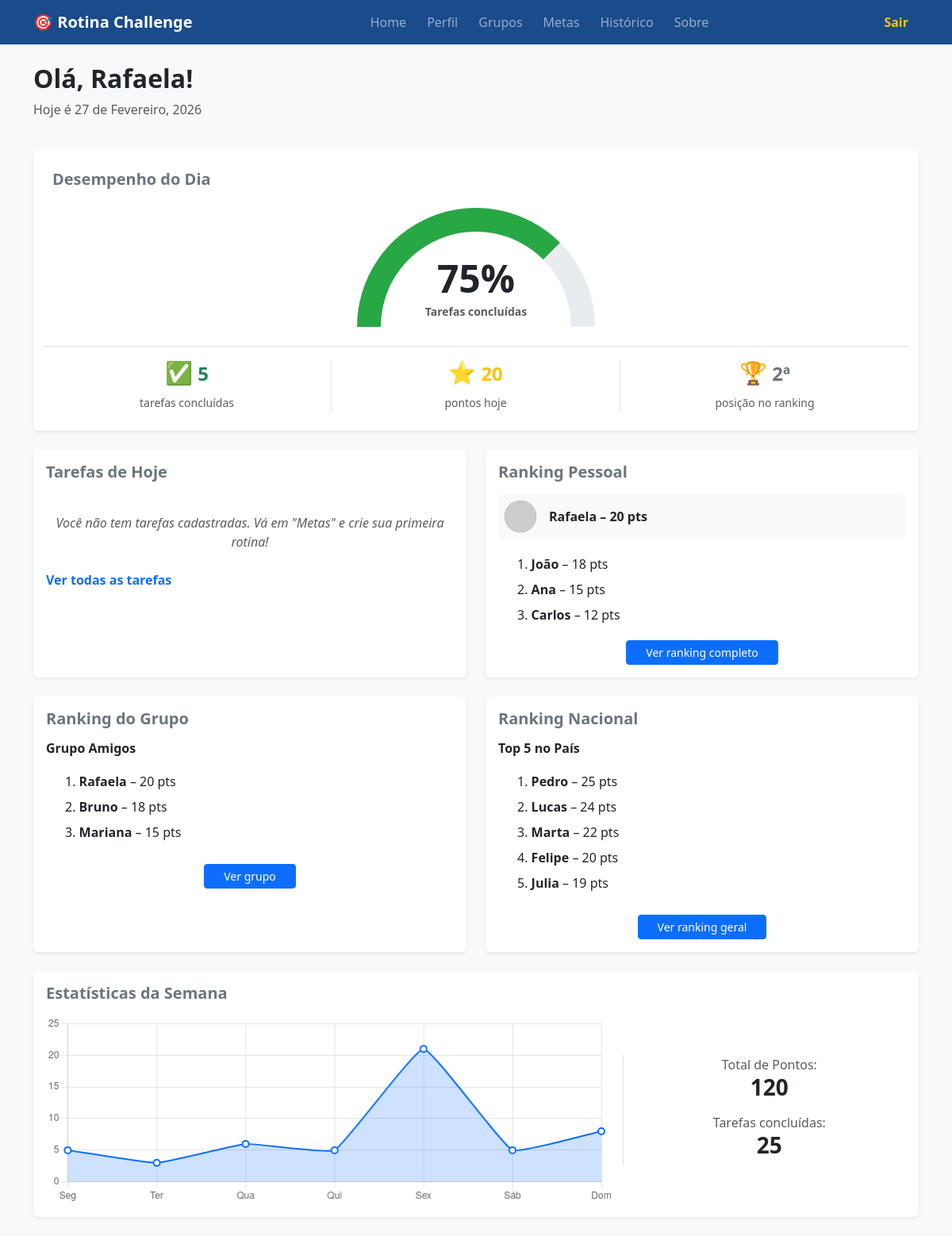
Page /dashboard/ (signed in) on the earlier database version.
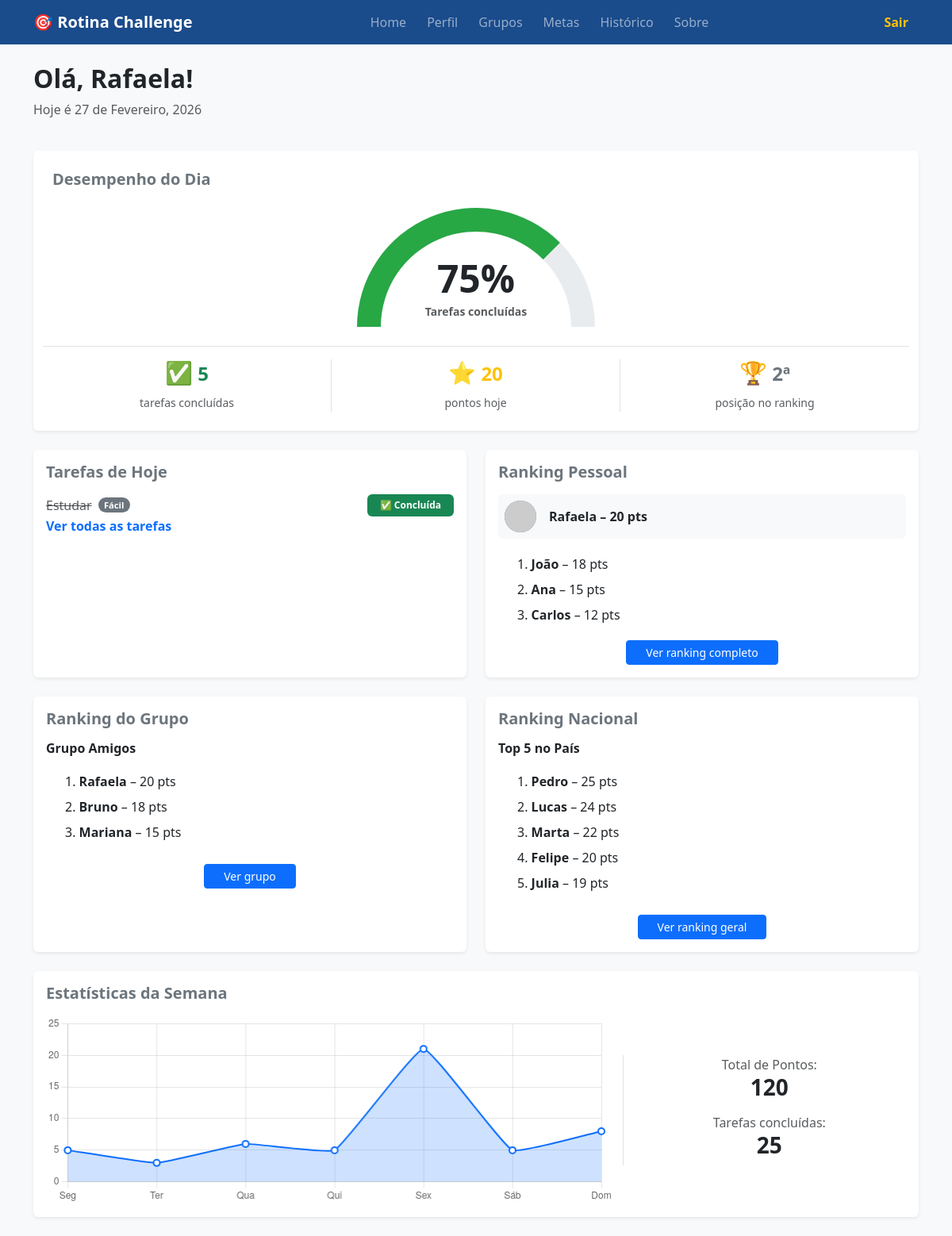
Same page on the later database version.
### routines/models.py (models this page shows, shortened)
class Task(models.Model):
    DIFICULDADE_CHOICES = [
        ('F', 'Fácil'),
        ('M', 'Média'),
        ('D', 'Difícil'),
    ]
    titulo = models.CharField(max_length=150)
    descricao = models.TextField(blank=True, null=True)
    dificuldade = models.CharField(max_length=1, choices=DIFICULDADE_CHOICES, default='F')
    concluida = models.BooleanField(default=False)
    usuario = models.ForeignKey(User, on_delete=models.CASCADE)
    data = models.DateField(auto_now_add=True)

### routines/views.py (the view)
# urls.py: path('dashboard/', dashboard_view, name='dashboard'),
@login_required(login_url='/login/')
def dashboard_view(request):
    tarefas_do_usuario = Task.objects.filter(usuario=request.user)
    context = {
        'tarefas': tarefas_do_usuario
    }
    return render(request, 'dashboard.html', context)

### templates/dashboard.html (shortened to what this page needs)
{% extends 'base.html' %}
{% block content %}
<div class="row mb-4 mt-3">
    <div class="col-12">
        <h2 class="fw-bold text-dark">Olá, Rafaela!</h2>
        <p class="text-muted">Hoje é 27 de Fevereiro, 2026</p>
    </div>
</div>
<div class="card shadow-sm border-0 mb-4">
    <div class="card-body p-4">
        <h5 class="card-title fw-bold mb-4 text-secondary">Desempenho do Dia</h5>
        <div class="row text-center mb-4">
            <div class="col-12 d-flex justify-content-center position-relative">
                <div style="width: 300px; height: 150px;">
                    <canvas id="donutChart"></canvas>
                </div>
                <div style="position: absolute; top: 60px; font-weight: bold;">
                    <h1 class="display-5 fw-bold mb-0">75%</h1>
                    <small class="text-muted">Tarefas concluídas</small>
                </div>
            </div>
        </div>
        <div class="row text-center mt-3 pt-3 border-top">
            <div class="col-4 border-end">
                <h4 class="fw-bold text-success"><span class="fs-3">✅</span> 5</h4>
                <span class="text-muted small">tarefas concluídas</span>
            </div>
            <div class="col-4 border-end">
                <h4 class="fw-bold text-warning"><span class="fs-3">⭐</span> 20</h4>
                <span class="text-muted small">pontos hoje</span>
            </div>
            <div class="col-4">
                <h4 class="fw-bold text-secondary"><span class="fs-3">🏆</span> 2ª</h4>
                <span class="text-muted small">posição no ranking</span>
            </div>
        </div>
    </div>
</div>
<div class="row">
    <div class="col-md-6 mb-4">
        <div class="card shadow-sm border-0 h-100">
            <div class="card-body">
                <h5 class="card-title fw-bold text-secondary mb-3">Tarefas de Hoje</h5>
{% for tarefa in tarefas %}
        <li class="list-group-item d-flex align-items-center border-0 px-0">
            <span class="{% if tarefa.concluida %}text-muted text-decoration-line-through{% else %}fw-medium{% endif %}">
                {{ tarefa.titulo }}
            </span>
            <span class="badge bg-secondary rounded-pill ms-2" style="font-size: 0.7em;">
                {{ tarefa.get_dificuldade_display }}
            </span>
            <div class="ms-auto">
                {% if tarefa.concluida %}
                    <span class="badge bg-success px-3 py-2">✅ Concluída</span>
                {% endif %}
            </div>
        </li>
    {% empty %}
        <li class="list-group-item border-0 px-0 text-center text-muted py-4">
            <em>Você não tem tarefas cadastradas. Vá em "Metas" e crie sua primeira rotina!</em>
        </li>
    {% endfor %}
                <a href="#" class="text-decoration-none fw-bold">Ver todas as tarefas</a>
            </div>
        </div>
    </div>
    <div class="col-md-6 mb-4">
        <div class="card shadow-sm border-0 h-100">
            <div class="card-body">
                <h5 class="card-title fw-bold text-secondary mb-3">Ranking Pessoal</h5>
                <div class="d-flex align-items-center p-2 mb-3 bg-light rounded">
                    <div class="bg-secondary rounded-circle me-3" style="width: 40px; height: 40px; overflow: hidden;">
                        <img src="https://ui-avatars.com/api/?name=Rafaela&background=0D8ABC&color=fff" alt="Avatar" width="100%">
                    </div>
                    <span class="fw-bold">Rafaela – 20 pts</span>
                </div>
                <ol class="list-group list-group-numbered list-group-flush mb-3 px-2">
                    <li class="list-group-item border-0 py-1"><strong>João</strong> – 18 pts</li>
                    <li class="list-group-item border-0 py-1"><strong>Ana</strong> – 15 pts</li>
                    <li class="list-group-item border-0 py-1"><strong>Carlos</strong> – 12 pts</li>
                </ol>
                <div class="text-center mt-auto">
                    <button class="btn btn-primary btn-sm px-4">Ver ranking completo</button>
                </div>
            </div>
        </div>
    </div>
</div>
<div class="row">
    <div class="col-md-6 mb-4">
        <div class="card shadow-sm border-0 h-100">
            <div class="card-body">
                <h5 class="card-title fw-bold text-secondary mb-3">Ranking do Grupo</h5>
                <h6 class="fw-bold mb-3">Grupo Amigos</h6>
                <ol class="list-group list-group-numbered list-group-flush mb-4 px-2">
                    <li class="list-group-item border-0 py-1"><strong>Rafaela</strong> – 20 pts</li>
                    <li class="list-group-item border-0 py-1"><strong>Bruno</strong> – 18 pts</li>
                    <li class="list-group-item border-0 py-1"><strong>Mariana</strong> – 15 pts</li>
                </ol>
                <div class="text-center mt-auto">
                    <button class="btn btn-primary btn-sm px-4">Ver grupo</button>
                </div>
            </div>
        </div>
    </div>
    <div class="col-md-6 mb-4">
        <div class="card shadow-sm border-0 h-100">
            <div class="card-body">
                <h5 class="card-title fw-bold text-secondary mb-3">Ranking Nacional</h5>
                <h6 class="fw-bold mb-3">Top 5 no País</h6>
                <ol class="list-group list-group-numbered list-group-flush mb-4 px-2">
                    <li class="list-group-item border-0 py-1"><strong>Pedro</strong> – 25 pts</li>
                    <li class="list-group-item border-0 py-1"><strong>Lucas</strong> – 24 pts</li>
                    <li class="list-group-item border-0 py-1"><strong>Marta</strong> – 22 pts</li>
                    <li class="list-group-item border-0 py-1"><strong>Felipe</strong> – 20 pts</li>
                    <li class="list-group-item border-0 py-1"><strong>Julia</strong> – 19 pts</li>
                </ol>
                <div class="text-center mt-auto">
                    <button class="btn btn-primary btn-sm px-4">Ver ranking geral</button>
                </div>
            </div>
        </div>
    </div>
</div>
<div class="card shadow-sm border-0 mb-4">
    <div class="card-body">
        <h5 class="card-title fw-bold text-secondary mb-3">Estatísticas da Semana</h5>
        <div class="row align-items-center">
            <div class="col-md-8">
                <canvas id="lineChart" height="100"></canvas>
            </div>
            <div class="col-md-4 text-center mt-3 mt-md-0 border-start">
                <div class="mb-3">
                    <span class="text-muted">Total de Pontos:</span>
                    <h3 class="fw-bold">120</h3>
                </div>
                <div>
                    <span class="text-muted">Tarefas concluídas:</span>
                    <h3 class="fw-bold">25</h3>
                </div>
            </div>
        </div>
    </div>
</div>
<script>
    // Gráfico de Donut (Meia lua)
    const ctxDonut = document.getElementById('donutChart').getContext('2d');
    new Chart(ctxDonut, {
        type: 'doughnut',
        data: {
            labels: ['Concluído', 'Pendente'],
            datasets: [{
                data: [75, 25], // Os 75% da imagem
                backgroundColor: ['#28a745', '#e9ecef'],
                borderWidth: 0
            }]
        },
        options: {
            rotation: 270, // Começa do lado esquerdo
            circumference: 180, // Faz apenas metade do círculo
            cutout: '80%', // Deixa o buraco no meio bem grande
            plugins: { tooltip: { enabled: false }, legend: { display: false } },
            responsive: true,
            maintainAspectRatio: false
        }
    });
    // Gráfico de Linha (Estatísticas da semana)
    const ctxLine = document.getElementById('lineChart').getContext('2d');
    new Chart(ctxLine, {
        type: 'line',
        data: {
            labels: ['Seg', 'Ter', 'Qua', 'Qui', 'Sex', 'Sáb', 'Dom'],
            datasets: [{
                label: 'Pontos',
                data: [5, 3, 6, 5, 21, 5, 8],
                borderColor: '#0d6efd',
                backgroundColor: 'rgba(13, 110, 253, 0.2)',
                borderWidth: 2,
                pointBackgroundColor: '#fff',
                pointBorderColor: '#0d6efd',
                pointBorderWidth: 2,
                pointRadius: 4,
                fill: true, // Preenche a parte de baixo da linha
                tension: 0.1 // Linha reta estilo o seu design (mude para 0.4 para ficar curva)
            }]
        },
        options: {
            plugins: { legend: { display: false } },
            scales: {
                y: { min: 0, max: 25, ticks: { stepSize: 5 } }
            }
        }
    });
</script>
{% endblock %}

### templates/base.html (shortened to what this page needs)
<!DOCTYPE html>
<html lang="pt-br">
<head>
    <link href="https://cdn.jsdelivr.net/npm/bootstrap@5.3.0/dist/css/bootstrap.min.css" rel="stylesheet">
</head>
<body>
    <nav class="navbar navbar-expand-lg navbar-dark mb-4" style="background-color: #1a4b8b;">
        <div class="container">
            <a class="navbar-brand" href="/dashboard/">
                <span>🎯 Rotina Challenge</span>
            </a>
            <div class="collapse navbar-collapse" id="navbarNav">
                <ul class="navbar-nav mx-auto">
                    <li class="nav-item">
                        <a class="nav-link" href="/dashboard/">Home</a>
                    </li>
                    <li class="nav-item">
                        <a class="nav-link" href="#">Perfil</a>
                    </li>
                    <li class="nav-item">
                        <a class="nav-link" href="#">Grupos</a>
                    </li>
                    <li class="nav-item">
                        <a class="nav-link" href="/metas/">Metas</a>
                    </li>
                    <li class="nav-item">
                        <a class="nav-link" href="/historico/">Histórico</a>
                    </li>
                    <li class="nav-item">
                        <a class="nav-link" href="#">Sobre</a>
                    </li>
                </ul>
                <ul class="navbar-nav">
                    <li class="nav-item">
                        <a class="nav-link text-warning fw-bold" href="#">Sair</a>
                    </li>
                </ul>
            </div>
        </div>
    </nav>
    <div class="container">
        {% block content %}
        {% endblock %}
    </div>
</body>
</html>

### templates/base.html (style rules this page uses)
body { background-color: #f8f9fa; }
.navbar-brand { font-weight: bold; }
.navbar-nav .nav-link { font-weight: 500; margin: 0 5px; }

Differences in the rows shown:
added Task: titulo "Estudar", dificuldade "Fácil", concluida "✅ Concluída"
Other differences:
text no longer shown: "Você não tem tarefas cadastradas. Vá em \"Metas\" e crie sua primeira rotina!"
